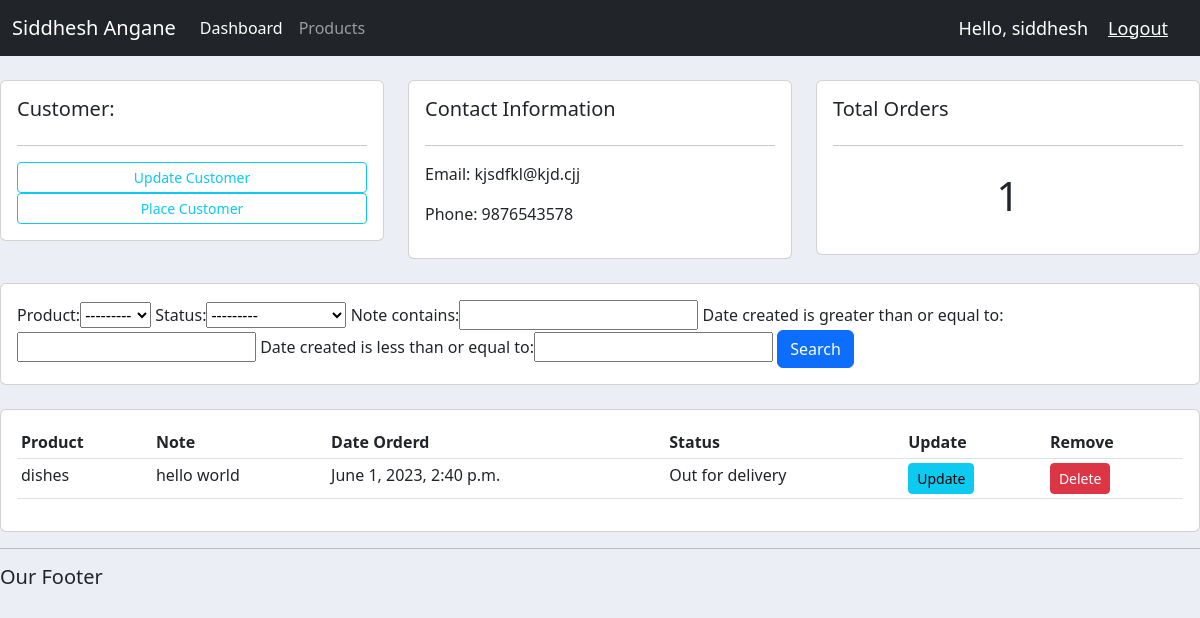
The app's page /customer/1/ (signed in) with its own data.
### accounts/models.py (models this page shows, shortened)
class Customer(models.Model):
    user = models.OneToOneField(User, blank=True,null=True,on_delete=models.CASCADE)
    name = models.CharField(max_length=200, null=True)
    phone = models.CharField(max_length=200, null=True)
    email = models.CharField(max_length=200, null=True)
    profile_pic = models.ImageField(null=True, blank= True)
    date_created = models.DateTimeField(auto_now_add=True, null=True)

class Order(models.Model):
    STATUS = (
        ("Pending", "Pending"),
        ("Out for delivery", "Out for delivery"),
        ("Delivered", "Delivered")
    )
    customer = models.ForeignKey(Customer, null=True, on_delete=models.SET_NULL)
    product = models.ForeignKey(Product, null=True, on_delete=models.SET_NULL)
    date_created= models.DateTimeField(auto_now_add=True, null=True)
    status = models.CharField(max_length=200, null=True, choices=STATUS)
    note = models.CharField(max_length=1000, null=True)

class Product(models.Model):
    CATEGORY = (
        ("Indoor", "Indoor"),
        ("Out door", "Out door"),
    )
    name = models.CharField(max_length=200, null=True)
    price = models.FloatField(null=True)
    category= models.CharField(max_length=200, null=True, choices=CATEGORY)
    description = models.CharField(max_length=200, null=True, blank=True)
    date_created= models.DateTimeField(auto_now_add=True, null=True)
    tags = models.ManyToManyField(Tag)
    def __str__(self) -> str:
        return self.name

### accounts/decorators.py (the view)
        def wrapper_func(request, *args, **kwargs):
            group = None
            if request.user.groups.exists():
                group = request.user.groups.all()[0].name
            if group in allowed_roles:
                return view_func(request, *args, **kwargs)
            else:
                return HttpResponse("You are not authorized to view this page")

### accounts/views.py (called while the page is built)
@login_required(login_url='login_page')
@allowed_users(allowed_roles=['admin'])
def customer(request, pk):
    customer = Customer.objects.get(id=pk)
    orders = customer.order_set.all()
    order_count = orders.count()
    my_filter = OrderFilter(request.GET, queryset=orders)
    order = my_filter.qs
    context = {"customer": customer, "orders": orders, "order_count": order_count,"myFilter": my_filter}
    return render(request, 'accounts/customer.html', context=context)

### accounts/templates/accounts/customer.html
{% extends 'accounts/main.html' %} {% block content %}
<br />
<div class="row">
    <div class="col-md">
        <div class="card card-body">
            <h5>Customer:</h5>
            <hr />
            <a class="btn btn-outline-info btn-sm btn-block" href=""
                >Update Customer</a
            >
            <a class="btn btn-outline-info btn-sm btn-block" href="{% url 'create_order' customer.id %}"
                >Place Customer</a
            >
        </div>
    </div>
    <div class="col-md">
        <div class="card card-body">
            <h5>Contact Information</h5>
            <hr />
            <p>Email: {{customer.email}}</p>
            <p>Phone: {{customer.phone}}</p>
        </div>
    </div>
    <div class="col-md">
        <div class="card card-body">
            <h5>Total Orders</h5>
            <hr />
            <h1 style="text-align: center; padding: 10px">{{order_count}}</h1>
        </div>
    </div>
</div>
<br/>
<div class="row">
    <div class="col">
        <div class="card card-body">
            <form method="get">
                {{myFilter.form}}
                <button class="btn btn-primary" type="submit">Search</button>
            </form>
        </div>
    </div>
</div>
<br />
<div class="row">
    <div class="col-md">
        <div class="card card-body">
            <table class="table table-sm">
                <tr>
                    <th>Product</th>
                    <th>Note</th>
                    <th>Date Orderd</th>
                    <th>Status</th>
                    <th>Update</th>
                    <th>Remove</th>
                </tr>
                {% for order in orders %}
                <tr>
                    <td>{{order.product}}</td>
                    <td>{{order.note}}</td>
                    <td>{{order.date_created}}</td>
                    <td>{{order.status}}</td>
                    <td><a href="{% url 'update_order' order.id %}" class="btn btn-sm btn-info">Update</a></td>
                    <td><a href="{% url 'delete_order' order.id%}" class="btn btn-sm btn-danger">Delete</a></td>
                </tr>
                {% endfor %}
            </table>
        </div>
    </div>
</div>
{% endblock %}

### accounts/templates/accounts/navbar.html (shortened to what this page needs)
<nav class="navbar navbar-expand-lg bg-body-tertiary navbar-dark bg-dark">
    <div class="container-fluid">
      <a class="navbar-brand" href="#">Siddhesh Angane</a>
      <div class="collapse navbar-collapse" id="navbarNav">
        <ul class="navbar-nav">
          {% if request.user.is_staff %}
          <li class="nav-item">
            <a class="nav-link active" aria-current="page" href="#">Dashboard</a>
          </li>
          <li class="nav-item">
            <a class="nav-link" href="#">Products</a>
          </li>
          {% else %}
          <li class="nav-item">
            <a class="nav-link" href="#">Settings</a>
          </li>
          {% endif %}
        </ul>
      </div>
      <span class="hello-msg">Hello, {{request.user}}</span>
      <span><a  class="hello-msg" href="{% url 'logout_user' %}">Logout</a></span>
    </div>
  </nav>

### static/css/main.css (style rules this page uses)
body { background-color: #ebeff5; }

### accounts/templates/accounts/navbar.html (style rules this page uses)
.hello-msg { font-size: 18px; color: #fff; margin-right: 20px; }

### records on screen
Customer: email "kjsdfkl@kjd.cjj", phone "9876543578"
Order: product "dishes", note "hello world", date_created "June 1, 2023, 2:40 p.m.", status "Out for delivery"

### other values on screen
{{ request.user }} "siddhesh"
{{ order_count }} "1"
